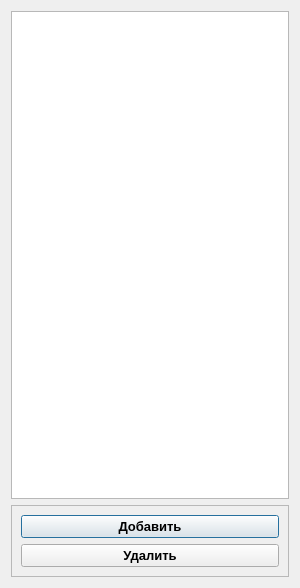
<?xml version="1.0" encoding="UTF-8"?>
<ui version="4.0">
 <class>GroupsDialog</class>
 <widget class="QDialog" name="GroupsDialog">
  <property name="geometry">
   <rect>
    <x>0</x>
    <y>0</y>
    <width>300</width>
    <height>588</height>
   </rect>
  </property>
  <property name="minimumSize">
   <size>
    <width>300</width>
    <height>0</height>
   </size>
  </property>
  <property name="maximumSize">
   <size>
    <width>16777215</width>
    <height>16777215</height>
   </size>
  </property>
  <property name="font">
   <font>
    <pointsize>10</pointsize>
   </font>
  </property>
  <property name="windowTitle">
   <string>Категории товаров</string>
  </property>
  <property name="windowIcon">
   <iconset resource="images.qrc">
    <normaloff>:/images/logo.png</normaloff>:/images/logo.png</iconset>
  </property>
  <layout class="QVBoxLayout" name="verticalLayout">
   <item>
    <widget class="QTableView" name="tableView">
     <property name="font">
      <font>
       <pointsize>10</pointsize>
      </font>
     </property>
     <attribute name="verticalHeaderVisible">
      <bool>false</bool>
     </attribute>
    </widget>
   </item>
   <item>
    <widget class="QFrame" name="frame">
     <property name="frameShape">
      <enum>QFrame::StyledPanel</enum>
     </property>
     <property name="frameShadow">
      <enum>QFrame::Raised</enum>
     </property>
     <layout class="QVBoxLayout" name="verticalLayout_2">
      <item>
       <widget class="QPushButton" name="buttonAdd">
        <property name="font">
         <font>
          <pointsize>10</pointsize>
          <weight>75</weight>
          <bold>true</bold>
         </font>
        </property>
        <property name="text">
         <string>Добавить</string>
        </property>
       </widget>
      </item>
      <item>
       <widget class="QPushButton" name="buttonDel">
        <property name="font">
         <font>
          <pointsize>10</pointsize>
          <weight>75</weight>
          <bold>true</bold>
         </font>
        </property>
        <property name="text">
         <string>Удалить</string>
        </property>
       </widget>
      </item>
     </layout>
    </widget>
   </item>
  </layout>
 </widget>
 <resources>
  <include location="images.qrc"/>
 </resources>
 <connections/>
</ui>
